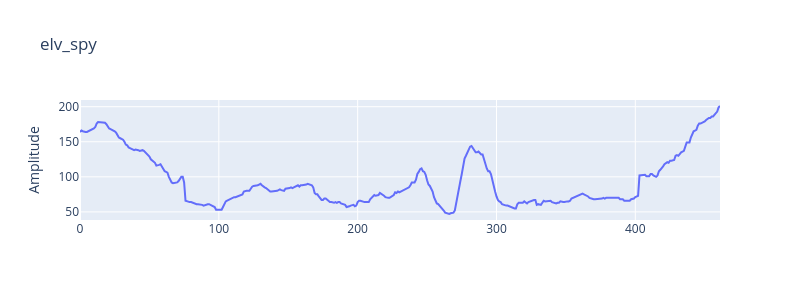
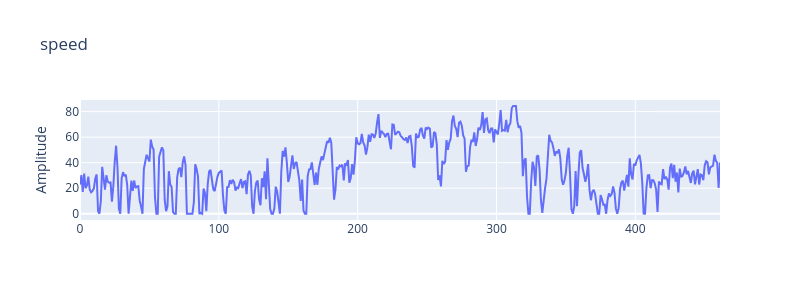
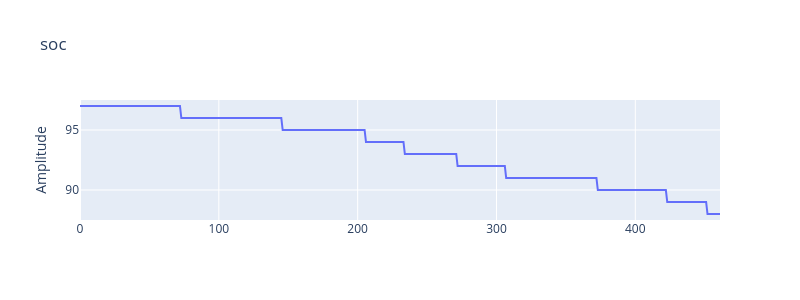
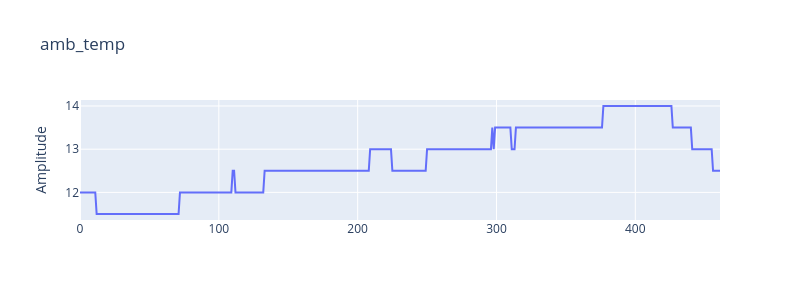

Here is the notebook cell these charts were saved with, in order:
### Code cell
for i,col in enumerate(df.columns[1:]):
    PlotPLY(y=df[col],title=col, w=800,h=300)

### Figure 1 — Plotly figure (JSON) as saved in the notebook; plotly's stock layout.template omitted (floating-point values rounded to 4 significant figures; data arrays with more than 128 entries replaced by an {"elided": "..."} marker saying what was removed)
{"data": [{"type": "scatter", "x": {"elided": "462 int values"}, "xaxis": "x", "y": {"elided": "462 int values"}, "yaxis": "y"}], "layout": {"height": 300, "title": {"text": "elv_spy"}, "width": 800, "xaxis": {"anchor": "y", "domain": [0, 1]}, "yaxis": {"anchor": "x", "domain": [0, 1], "title": {"text": "Amplitude"}}}}

### Figure 2 — Plotly figure (JSON) as saved in the notebook; plotly's stock layout.template omitted (floating-point values rounded to 4 significant figures; data arrays with more than 128 entries replaced by an {"elided": "..."} marker saying what was removed)
{"data": [{"type": "scatter", "x": {"elided": "462 int values"}, "xaxis": "x", "y": {"elided": "462 float values"}, "yaxis": "y"}], "layout": {"height": 300, "title": {"text": "speed"}, "width": 800, "xaxis": {"anchor": "y", "domain": [0, 1]}, "yaxis": {"anchor": "x", "domain": [0, 1], "title": {"text": "Amplitude"}}}}

### Figure 3 — Plotly figure (JSON) as saved in the notebook; plotly's stock layout.template omitted (floating-point values rounded to 4 significant figures; data arrays with more than 128 entries replaced by an {"elided": "..."} marker saying what was removed)
{"data": [{"type": "scatter", "x": {"elided": "462 int values"}, "xaxis": "x", "y": {"elided": "462 int values"}, "yaxis": "y"}], "layout": {"height": 300, "title": {"text": "soc"}, "width": 800, "xaxis": {"anchor": "y", "domain": [0, 1]}, "yaxis": {"anchor": "x", "domain": [0, 1], "title": {"text": "Amplitude"}}}}

### Figure 4 — Plotly figure (JSON) as saved in the notebook; plotly's stock layout.template omitted (floating-point values rounded to 4 significant figures; data arrays with more than 128 entries replaced by an {"elided": "..."} marker saying what was removed)
{"data": [{"type": "scatter", "x": {"elided": "462 int values"}, "xaxis": "x", "y": {"elided": "462 float values"}, "yaxis": "y"}], "layout": {"height": 300, "title": {"text": "amb_temp"}, "width": 800, "xaxis": {"anchor": "y", "domain": [0, 1]}, "yaxis": {"anchor": "x", "domain": [0, 1], "title": {"text": "Amplitude"}}}}
